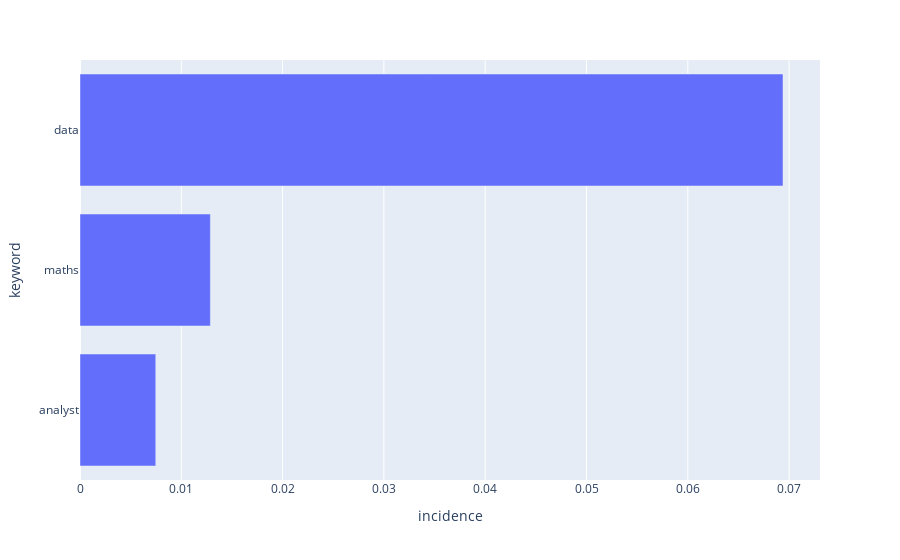

Source (notebook cell):
### Code cell
fds = {
    fileid: nltk.FreqDist(reader.words(fileids=[fileid])) for fileid in reader.fileids()
}

### Figure 1 — Plotly figure (JSON) as saved in the notebook; plotly's stock layout.template omitted (floating-point values rounded to 4 significant figures)
{"data": [{"alignmentgroup": "True", "hovertemplate": "incidence=%{x}<br>keyword=%{y}<extra></extra>", "legendgroup": "", "marker": {"color": "#636efa"}, "name": "", "offsetgroup": "", "orientation": "h", "showlegend": false, "textposition": "auto", "type": "bar", "x": [0.007479, 0.01287, 0.0694], "xaxis": "x", "y": ["analyst", "maths", "data"], "yaxis": "y"}], "layout": {"barmode": "relative", "legend": {"tracegroupgap": 0}, "margin": {"t": 60}, "xaxis": {"anchor": "y", "domain": [0, 1], "title": {"text": "incidence"}}, "yaxis": {"anchor": "x", "domain": [0, 1], "title": {"text": "keyword"}}}}
